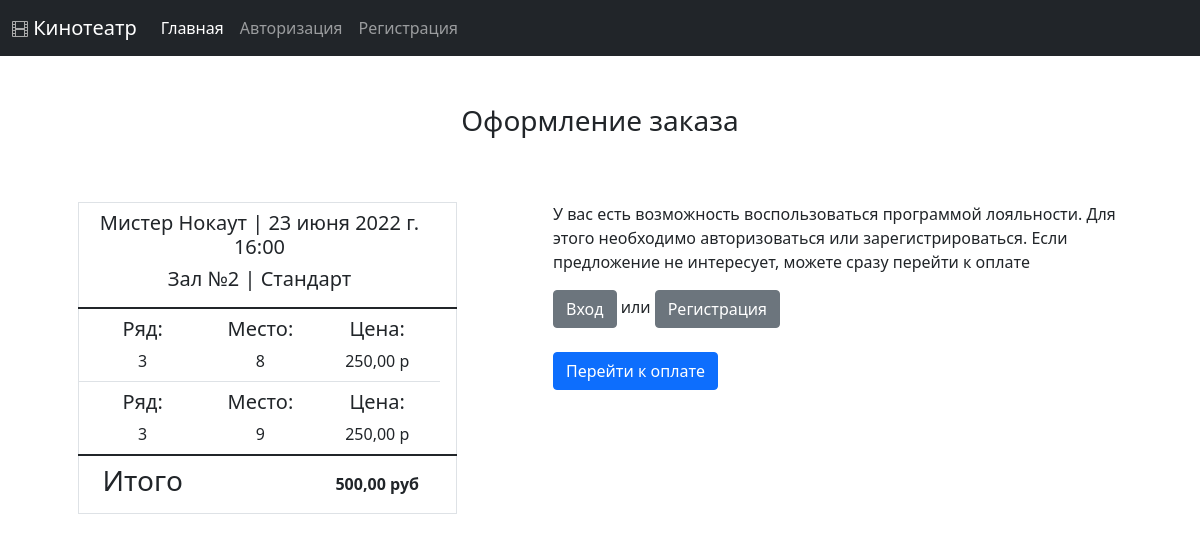
/checkorder/, run on the app's committed database.
### CinemaApp/models.py (models this page shows, shortened)
class Bron(models.Model):
    user = models.ForeignKey('Customer', verbose_name = 'Покупатель', on_delete=models.CASCADE)
    cart = models.ForeignKey('Cart', verbose_name = 'Корзина', on_delete=models.CASCADE, blank = True)
    ticket = models.ForeignKey(Ticket, blank = True, verbose_name='Забронированный билет', on_delete=models.CASCADE)
    price = models.DecimalField(max_digits=9, decimal_places=2, verbose_name='Цена', blank = True)
    class Meta:
        verbose_name = 'Бронирование'
        verbose_name_plural = 'Бронирования'

class Ticket (models.Model):
    row = models.IntegerField(verbose_name='Ряд')
    seat = models.IntegerField (verbose_name='Место')
    price = models. DecimalField(max_digits = 9, decimal_places=2, verbose_name = 'Цена', null = True)
    seans = models.ForeignKey(Seans, on_delete=models.CASCADE, verbose_name='Сеанс')
    reserved = models.BooleanField(verbose_name='Забронирован', default=False )
    bought = models.BooleanField(verbose_name='Куплен', default=False)
    class Meta:
        verbose_name = 'Билет'
        verbose_name_plural = 'Билеты'

class Seans (models.Model):
    slug = models.SlugField(verbose_name='URL', blank=True, null=True)
    date_seans = models.DateField(verbose_name='Дата сеанса')
    time_seans = models.TimeField(verbose_name='Время сеанса')
    film = models.ForeignKey(Film, on_delete=models.CASCADE, verbose_name='Фильм')
    hall = models.ForeignKey(Hall, on_delete=models.CASCADE, verbose_name='Зал')
    price = models. DecimalField(max_digits = 9, decimal_places=2, verbose_name='Цена')
    class Meta:
        ordering=['date_seans','time_seans']
        verbose_name = 'Сеанс'
        verbose_name_plural = 'Сеансы'

class Film (models.Model):
    name = models.CharField(max_length=100, verbose_name = 'Название фильма')
    slug = models.SlugField(verbose_name='URL')
    country = models.CharField(max_length=50, verbose_name = 'Страна производства')
    date_of_release = models.DateField(verbose_name = 'Старт проката')
    genre = models.ManyToManyField(Genre, verbose_name = 'Жанр', related_name='film')
    description = models.TextField(verbose_name ='Описание', blank = True, default = 'Описание будет позже')
    image = models.ImageField(upload_to="images/", height_field="image_height", width_field="image_width",
                              verbose_name = 'Изображение')
    image_height = models.PositiveIntegerField(
        null=True,
        blank=True,
        editable=False,
        default="525"
    )
    image_width = models.PositiveIntegerField(
        null=True,
        blank=True,
        editable=False,
        default="260"
    )
    is_posted=models.BooleanField(verbose_name = 'Опубликовано', default='True')
    def __str__(self):
        return self.name
    class Meta:
        verbose_name = 'Фильм'
        verbose_name_plural ='Фильмы'

class Hall (models.Model):
    type_comfort = 'comfort'
    type_standart = 'standart'
    choice_of_type = (
        (type_comfort, 'Комфорт'),
        (type_standart, 'Стандарт')
    )
    hall_id = models.IntegerField(verbose_name='Номер зала')
    type = models.CharField(max_length=100, verbose_name = 'Тип зала', choices = choice_of_type, default = type_standart)
    class Meta:
        verbose_name = 'Зал'
        verbose_name_plural = 'Залы'

class Cart(models.Model):
    owner = models.ForeignKey('Customer', verbose_name = 'Покупатель', on_delete=models.CASCADE)
    tickets = models.ManyToManyField(Bron, blank = True, related_name = 'related_cart', verbose_name='Забронированные билеты')
    count = models.IntegerField(verbose_name='Количество билетов', default=0)
    sum = models.DecimalField(max_digits=9, decimal_places=2, verbose_name='Сумма', blank = True, null=True, default=0)
    in_order = models.BooleanField(default= False)
    for_anonymous_user = models.BooleanField(default = False)
    class Meta:
        verbose_name = 'Корзина'
        verbose_name_plural = 'Корзины'

### CinemaApp/views.py (the view)
# urls.py: path('checkorder/', CheckOrder.as_view(), name='checkorder'),
class CheckOrder(CartMixin, views.View): #рендер страницы проверки заказа
    def get(self, request, *args, **kwargs):
        formlogin = LoginForm(request.POST or None)
        formregistr = RegistrationForm(request.POST or None)
        context = {
            'cart': self.cart,
            'formlogin': formlogin,
            'formregistr': formregistr,
        }
        return render(request, 'checkorder.html', context)

### CinemaApp/mixins.py (called while the page is built)
    def dispatch(self, request, *args, **kwargs):
        if request.user.is_authenticated: #если пользователь авторизован
            customer = Customer.objects.filter(user=request.user).first()
            if not customer:
                customer = Customer.objects.create(user=request.user)
            cart = Cart.objects.filter(owner=customer, in_order=False).last()
            if not cart:
                cart = Cart.objects.create(owner=customer)
        else:
            customer = Customer.objects.filter(user_id=2).first()
            if not customer:
                customer = Customer.objects.create(user_id=2)
            cart = Cart.objects.filter(owner=customer, in_order=False).first()
            if not cart:
                cart = Cart.objects.create(owner=customer, for_anonymous_user=True)
        self.cart = cart
        return super().dispatch(request, *args, **kwargs)

### CinemaApp/templates/checkorder.html (shortened to what this page needs)
{% extends 'base.html' %}
{% load crispy_forms_tags %}
{% block content %}
    <div class="container">
    <h3 class="text-center mt-5 mb-3">Оформление заказа</h3>
    <div class="row">
    <div class="col-md-5 p-5">
        {% with cart.tickets.all.0 as bron %}
        <table class="table text-center " border="1">
        <thead>
        <tr>
            <td colspan="3">
                <h5>{{ bron.ticket.seans.film }} | {{ bron.ticket.seans.date_seans }}  {{ bron.ticket.seans.time_seans }}</h5>
                <h5>Зал №{{ bron.ticket.seans.hall.hall_id }} | {{ bron.ticket.seans.hall.get_type_display }} </h5>
            </td>
        </tr>
        </thead>
            <tbody>
        {% for bron_ticket in cart.tickets.all %}
        <tr>
            <td>
                <h5>Ряд:</h5> {{ bron_ticket.ticket.row }}
            </td>
            <td>
                <h5>Место:</h5> {{ bron_ticket.ticket.seat }}
            </td>
            <td>
                <h5>Цена:</h5> {{ bron_ticket.ticket.price }} р
            </td>
        </tr>
        {% endfor %}
        {% endwith %}
        </tbody>
        <tfoot>
        <tr>
            <td><h3>Итого</h3></td>
            <td>
            </td>
            <td><strong>{{ cart.sum }} руб</strong></td>
        <td></td>
        </tr>
        </tfoot>
        </table>
    </div>
    <div class="col-md-7 p-5">
        {% if not request.user.is_authenticated %}
            <div>
             <p>У вас есть возможность воспользоваться программой лояльности. Для этого необходимо авторизоваться или зарегистрироваться.
                Если предложение не интересует, можете сразу перейти к оплате</p>
             <button type="button" class="btn btn-secondary" data-bs-toggle="modal" data-bs-target="#auth">Вход</button>
                или
            <button type="button" class="btn btn-secondary" data-bs-toggle="modal" data-bs-target="#reg">Регистрация</button>
            </div>
        {% endif %}
    <br>
    <a href="{% url 'checkout' %}" role="button" class="btn btn-primary btn-block mb-3">Перейти к оплате</a>
    </div>
</div>
    </div>
{% endblock content %}

### data on the page
Bron: ticket.seans.film "Мистер Нокаут", ticket.seans.date_seans "23 июня 2022 г.", ticket.seans.time_seans "16:00", ticket.seans.hall.hall_id "2", ticket.seans.hall.type "Стандарт", ticket.row "3", ticket.seat "8", ticket.price "250,00"
Bron: ticket.row "3", ticket.seat "9", ticket.price "250,00"
Cart: sum "500,00"
